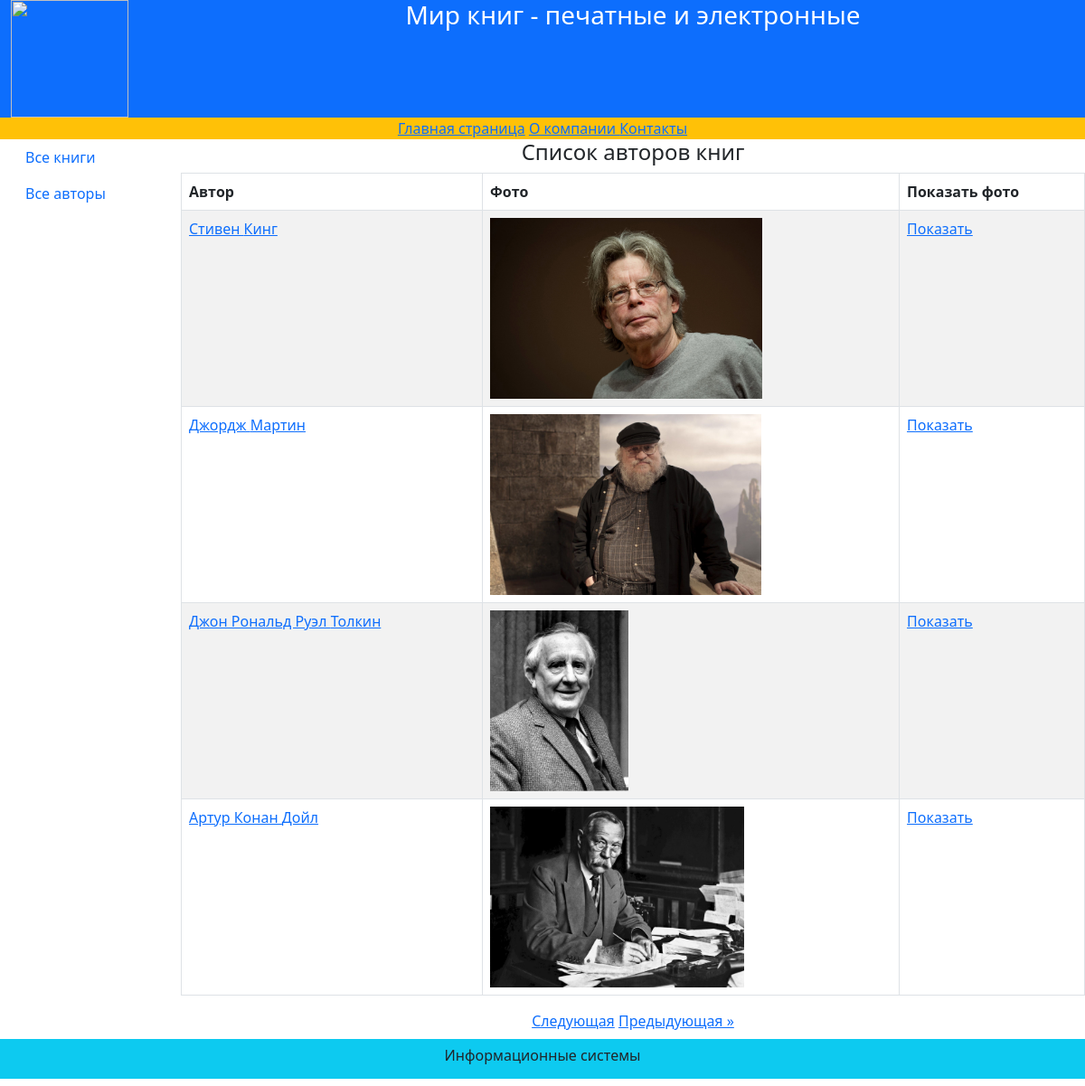
Page /author/ on the committed database.
### catalog/models.py (models this page shows, shortened)
class Author(models.Model):
    first_name = models.CharField(max_length=100,
                                 help_text="Введите имя автора",
                                 verbose_name="Имя автора")
    last_name = models.CharField(max_length=100,
                                  help_text="Введите фамилию автора",
                                  verbose_name="Фамилия автора")
    date_of_birth = models.DateField(help_text="Введите дату рождения",
                                    verbose_name="Дaтa рождения",
                                    null=True, blank=True)
    about = models.TextField(help_text="Bвeдитe сведения об авторе",
                            verbose_name="Сведения об авторе")
    photo = models.ImageField(upload_to='images',
                              help_text="Введите фото автора",
                              verbose_name="Фoтo автора",
                              null=True, blank=True)

### catalog/views.py (the view)
# urls.py: path('author/', views.AuthorListView.as_view(), name='author-list'),
class AuthorListView(ListView):
    model = Author
    paginate_by = 4

### templates/catalog/author_list.html (shortened to what this page needs)
{% extends "catalog/base.html" %}
{% block content %}
  <link href="https://cdn.jsdelivr.net/npm/bootstrap@5.3.0/dist/css/bootstrap.min.css"
        rel="stylesheet"
>
   <h4>Список авторов книг</h4>
{% if author_list %}
   <table class="table table-striped table-bordered text-start">
     <thead>
       <tr>
           <th>Aвтop</th>
           <th>Фoтo</th>
           <th>Показать фото</th>
      </tr>
     </thead>
<tbody>
{% for author in author_list.all %}
<tr>
   <td><a href="{{ author.id }}">{{ author.first_name }}
         {{author.last_name}} </a></td>
   <td><img src="{{ author.photo.url}}" alt="connect"
                                style ="max-height:200px"></td>
   <td><a  href="{{ author.photo.url }}"
                        class="bth bth-primary"
                    target="_blank"> Показать</a></td>
</tr>
{% endfor %}
</tbody>
</table>
{% else %}
        <p>В базе нет авторов</p>
    {% endif %}
{% endblock content %}

### rows in the picture
Author: first_name "Стивен", last_name "Кинг", photo (picture)
Author: first_name "Джордж", last_name "Мартин", photo (picture)
Author: first_name "Джон Рональд Руэл", last_name "Толкин", photo (picture)
Author: first_name "Артур Конан", last_name "Дойл", photo (picture)
